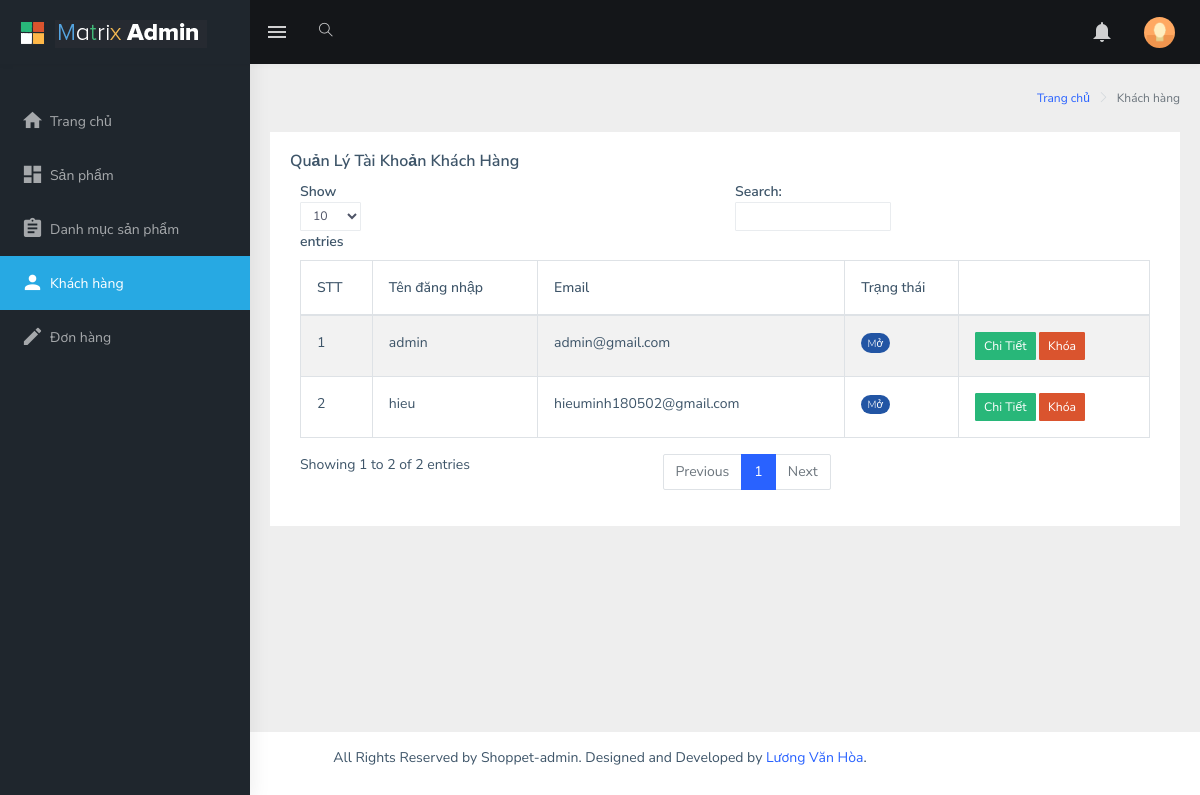
The page /admin/customer.php (signed in) on the database its author committed.
### tables this page shows
CREATE TABLE `nguoi_dung` (
  `id` int(11) NOT NULL,
  `ten_dang_nhap` varchar(255) NOT NULL,
  `email` varchar(255) NOT NULL,
  `mat_khau` varchar(255) NOT NULL,
  `trang_thai` tinyint(2) NOT NULL DEFAULT 0,
  `type` int(11) NOT NULL DEFAULT 1
);

### admin/controllers/c_customer.php (called while the page is built, shortened)
<?php
include_once ("../admin/models/m_customer.php");
class c_customer {
    public function list_account() {
        $m_customer = new m_customer();
        $list_account = $m_customer->select_account();
        include "templates/layout.php";
    }
}
?>

### admin/customer.php (called while the page is built, shortened)
<?php
include "controllers/c_customer.php";
$c_customer = new c_customer();
$c_customer->list_account();
?>

### admin/models/database.php (called while the page is built, shortened)
<?php
class database{
    protected $pdo = NULL;
    protected $sql = '';
    public function __construct() {
        try
        {
            $this->pdo = new PDO('mysql:host=localhost; dbname=php_shoppet','root','');
            $this->pdo->query('set names "utf8"');
        }
        catch(PDOException $ex )
        {
            die($ex->getMessage());
        }
    }
    public function setQuery($sql) {
        $this->sql = $sql;
    }
    public function execute($options=array()) {
        $this->sta = $this->pdo->prepare($this->sql);
        $this->sta->execute();
        return $this->sta;
    }
    public function loadAllRows($options=array()) {
        if(!$options) {
            if(!$result = $this->execute())
                return false;
        }
        else {
            if(!$result = $this->execute($options))
                return false;
        }
        return $result->fetchAll(PDO::FETCH_OBJ);
    }
}
?>

### admin/models/m_customer.php (called while the page is built, shortened)
<?php
require_once "database.php";
class m_customer extends database {
    public function select_account() {
        $sql = "select * from  nguoi_dung";
        return $this->loadAllRows();
    }
}
?>

### admin/views/customer/v_account.php (the view, shortened to what this page needs)
<div class="page-wrapper">
    <div class="page-breadcrumb">
        <div class="row">
            <div class="col-12 d-flex no-block align-items-center">
                <div class="ml-auto text-right">
                    <nav aria-label="breadcrumb">
                        <ol class="breadcrumb">
                            <li class="breadcrumb-item"><a href="#">Trang chủ</a></li>
                            <li class="breadcrumb-item active" aria-current="page">Khách hàng</li>
                        </ol>
                    </nav>
                </div>
            </div>
        </div>
    </div>
    <div class="container-fluid">
        <div class="row">
            <div class="col-12">
                <div class="card">
                    <div class="card-body">
                        <h5 class="card-title">Quản Lý Tài Khoản Khách Hàng</h5>
                        <div class="table-responsive">
                            <table id="zero_config" class="table table-striped table-bordered">
                                <thead>
                                <tr>
                                    <th>STT</th>
                                    <th>Tên đăng nhập</th>
                                    <th>Email</th>
                                    <th>Trạng thái</th>
                                    <th></th>
                                </tr>
                                </thead>
                                <tbody>
                                <?php
                                foreach ($list_account as $key=>$value) {
                                    switch ($value->trang_thai) {
                                        case '0':
                                            $css_trang_thai = "badge-info";
                                            $text_trang_thai = "Mở";
                                            $text_button = "Khóa";
                                            break;
                                    }
                                    ?>
                                    <tr>
                                        <td><?php echo $key+1 ; ?></td>
                                        <td><?php echo $value->ten_dang_nhap; ?></td>
                                        <td><?php echo $value->email ; ?></td>
                                        <td> <span class="badge badge-pill <?php echo $css_trang_thai;?>"><?php echo $text_trang_thai;?> </span></td>
                                        <td>
                                            <button type="button" class="btn btn-success btn-sm" onclick="window.location.href='customer_details.php?ma_kh=<?php echo $value->id;?>'">Chi Tiết</button>
                                            <button type="button" class="btn btn-danger btn-sm" onclick="window.location.href='status_customer.php?ma_kh=<?php echo $value->id;?>&&trang_thai=<?php echo $value->trang_thai;?>'"><?php echo $text_button;?></button>
                                        </td>
                                    </tr>
                                <?php } ?>
                                </tbody>
                            </table>
                        </div>
                    </div>
                </div>
            </div>
        </div>
    </div>
</div>

### rows shown on the page
nguoi_dung: ten_dang_nhap "admin", email "admin@gmail.com", trang_thai "Mở", trang_thai "Khóa"
nguoi_dung: ten_dang_nhap "hieu", email "hieuminh180502@gmail.com", trang_thai "Mở", trang_thai "Khóa"
